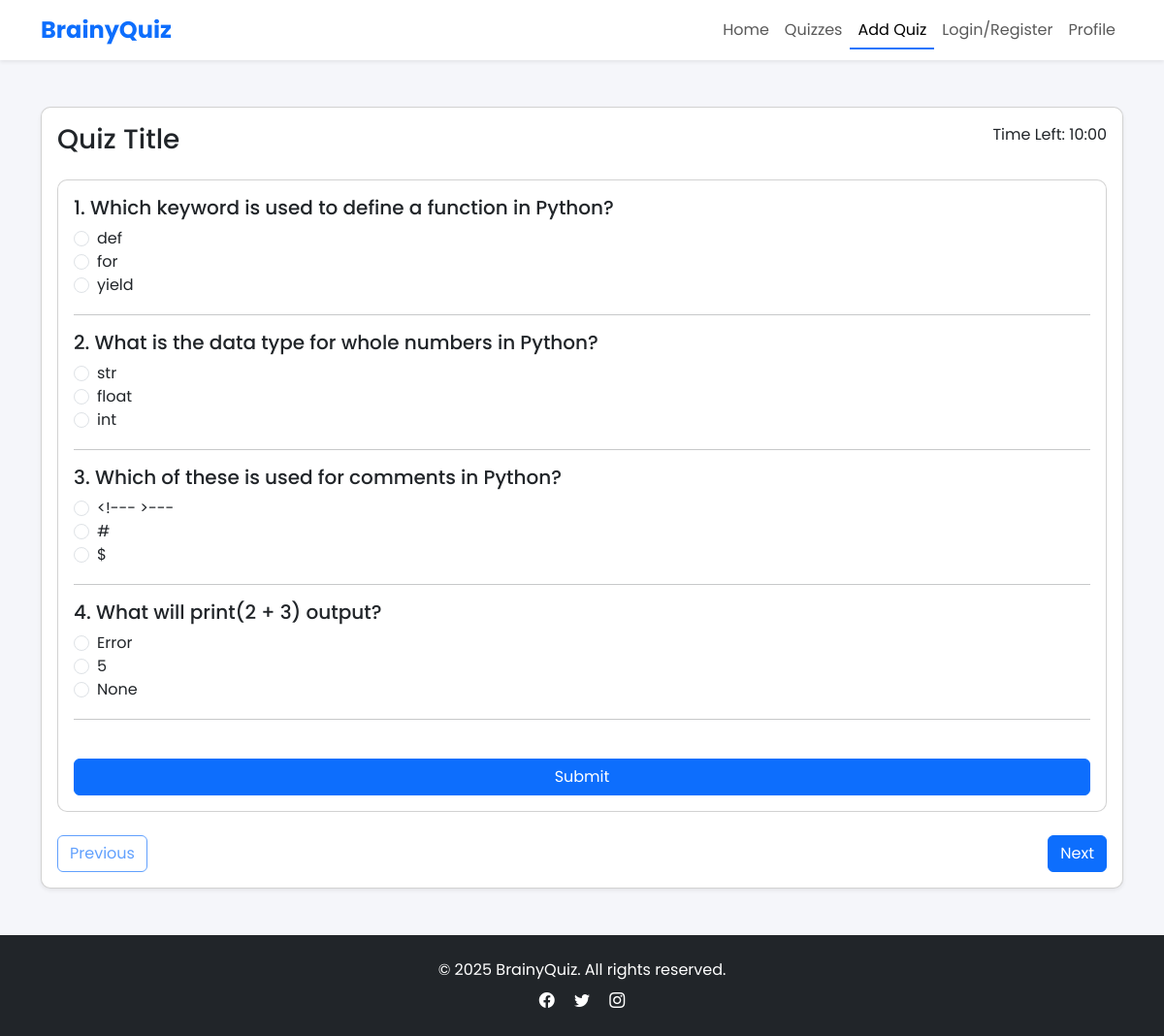
Page /quiz/7/ (signed in) on the committed database.
### main/models.py (models this page shows, shortened)
class Question(models.Model):
    test = models.ForeignKey(Test, on_delete=models.CASCADE)
    question = models.CharField(max_length=300)
    a = models.CharField(max_length=200)
    b = models.CharField(max_length=200)
    c = models.CharField(max_length=200)
    true_answer = models.CharField(max_length=200, help_text='E.x: a ')

### main/views.py (the view, shortened to what this page needs)
# urls.py: path('quiz/<int:test_id>/', quiz, name='quiz'),
def quiz(request, test_id):
    test = get_object_or_404(Test, id=test_id)
    questions = Question.objects.filter(test=test)
    Question.objects.filter(test=test).count()
    attempts = CheckTest.objects.filter(student=request.user, test=test).count()
    context = {'questions': questions, 'test': test, 'count': len(questions)}
    return render(request, 'quiz.html', context)

### templates/quiz.html (shortened to what this page needs)
{% load static %}
<!DOCTYPE html>
<html lang="en">
<head>
    <link href="https://cdn.jsdelivr.net/npm/bootstrap@5.3.3/dist/css/bootstrap.min.css" rel="stylesheet">
    <link href="https://cdn.jsdelivr.net/npm/aos@2.3.4/dist/aos.css" rel="stylesheet">
    <link rel="stylesheet" href="{% static 'css/styles.css' %}">
    <link href="https://cdn.jsdelivr.net/npm/bootstrap-icons@1.11.3/font/bootstrap-icons.css" rel="stylesheet">
</head>
<body>
    <nav class="navbar navbar-expand-lg navbar-light bg-white shadow-sm sticky-top">
        <div class="container">
            <a class="navbar-brand fw-bold text-primary" href="index.html">BrainyQuiz</a>
            <div class="collapse navbar-collapse" id="navbarNav">
                <ul class="navbar-nav ms-auto">
                    <li class="nav-item"><a class="nav-link" href="{% url 'index' %}">Home</a></li>
                    <li class="nav-item"><a class="nav-link" href="{% url 'quizzes' %}">Quizzes</a></li>
                    <li class="nav-item"><a class="nav-link active" href="{% url 'add-test' %}">Add Quiz</a></li>
                    <li class="nav-item"><a class="nav-link" href="{% url 'login' %}">Login/Register</a></li>
                    <li class="nav-item"><a class="nav-link" href="{% url 'profile' %}">Profile</a></li>
                </ul>
            </div>
        </div>
    </nav>
    <section class="quiz-section py-5">
        <div class="container">
            <div class="card shadow-sm" data-aos="zoom-in">
                <div class="card-body">
                    <div class="d-flex justify-content-between mb-3">
                        <h3 id="quizTitle">Quiz Title</h3>
                        <div>Time Left: <span id="timer">10:00</span></div>
                    </div>
                    <div id="questionContainer" class="slide-in">
                        <form class="card p-3" method="post">
                          {% for q in questions %}
                            <h5>{{ forloop.counter }}. {{ q.question }}</h5>
                            <div class="form-check">
                              <input value="a" required name="{{ q.id }}" class="form-check-input" id="{{ q.id }}-a" type="radio">
                              <label for="{{ q.id }}-a">{{ q.a }}</label>
                              <br>
                              <input value="b" name="{{ q.id }}" class="form-check-input" id="{{ q.id }}-b" type="radio">
                              <label for="{{ q.id }}-b">{{ q.b }}</label>
                              <br>
                              <input value="c" name="{{ q.id }}" class="form-check-input" id="{{ q.id }}-c" type="radio">
                              <label for="{{ q.id }}-c">{{ q.c }}</label>
                              <br>
                            </div>
                            <hr>
                          {% endfor %}
                          <br>
                          <button class="btn btn-primary" type="submit">Submit</button>
                        </form>
                    </div>
                    <div class="d-flex justify-content-between mt-4">
                        <button id="prevBtn" class="btn btn-outline-primary" disabled>Previous</button>
                        <button id="nextBtn" class="btn btn-primary">Next</button>
                    </div>
                </div>
            </div>
        </div>
    </section>
    <footer class="bg-dark text-white text-center py-4 mt-auto">
        <div class="container">
            <p class="mb-2">© 2025 BrainyQuiz. All rights reserved.</p>
            <div>
                <a href="#" class="text-white mx-2"><i class="bi bi-facebook"></i></a>
                <a href="#" class="text-white mx-2"><i class="bi bi-twitter"></i></a>
                <a href="#" class="text-white mx-2"><i class="bi bi-instagram"></i></a>
            </div>
        </div>
    </footer>
</body>
</html>

### static/css/styles.css (style rules this page uses)
body { font-family: 'Poppins', sans-serif; background-color: #f5f6fa; min-height: 100vh; display: flex; flex-direction: column; }
:root { --primary: #2575fc; --secondary: #6a11cb; --success: #1cc88a; --danger: #e74a3b; --light: #f8f9fc; }
.navbar { transition: all 0.3s ease; }
.navbar-brand { font-size: 1.5rem; }
.nav-link { position: relative; }
.nav-link::after { content: ''; position: absolute; bottom: 0; left: 0; width: 0; height: 2px; background: var(--primary); transition: width 0.3s; }
.nav-link:hover::after, .nav-link.active::after { width: 100%; }
.quiz-section .card { border-radius: 10px; }
.slide-in { animation: slideIn 0.5s ease; }

### rows in the picture
Question: question "Which keyword is used to define a function in Python?", a "def", b "for", c "yield"
Question: question "What is the data type for whole numbers in Python?", a "str", b "float", c "int"
Question: question "Which of these is used for comments in Python?", a "<!--- >---", b "#", c "$"
Question: question "What will print(2 + 3) output?", a "Error", b "5", c "None"
